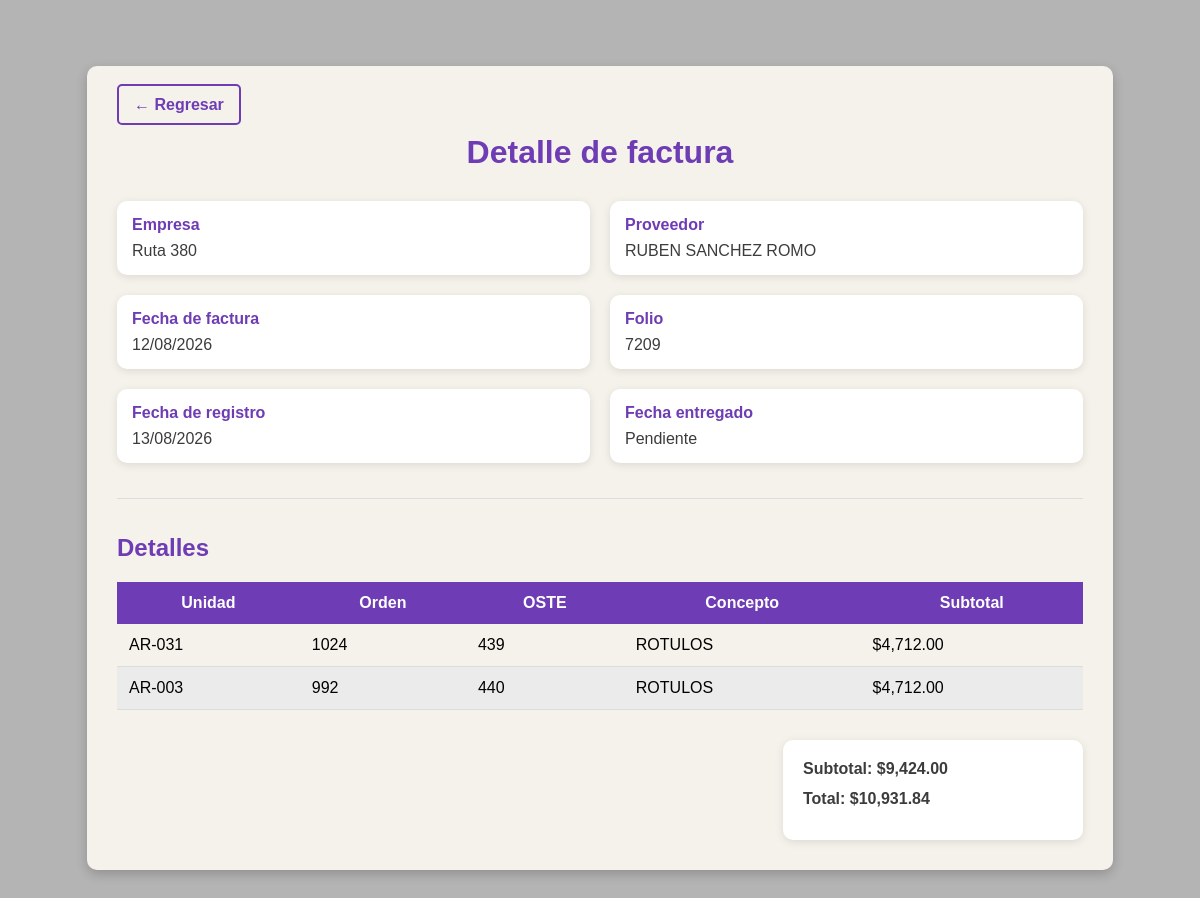
Screenshot of /factura_detalle.php?id=417 (signed in) with the database file from the repository.
### tables this page shows
CREATE TABLE `factura` (
  `id` int(11) NOT NULL,
  `id_empresa` int(11) NOT NULL,
  `id_provedor` int(11) NOT NULL,
  `folio` varchar(20) NOT NULL,
  `fecha` date NOT NULL,
  `total` decimal(10,2) NOT NULL,
  `estado` int(11) NOT NULL DEFAULT 0,
  `fecha_registro` date NOT NULL,
  `fecha_entregado` date DEFAULT NULL
);

CREATE TABLE `empresa` (
  `id` int(11) NOT NULL,
  `nombre` varchar(255) NOT NULL,
  `eliminado` int(1) NOT NULL DEFAULT 0
);

CREATE TABLE `provedores` (
  `id` int(11) NOT NULL,
  `nombre` varchar(255) NOT NULL,
  `irs` int(11) NOT NULL DEFAULT 0,
  `eliminado` int(1) NOT NULL DEFAULT 0
);

CREATE TABLE `detalle_factura` (
  `id` int(11) NOT NULL,
  `concepto` varchar(255) NOT NULL,
  `subtotal` decimal(10,2) NOT NULL,
  `id_autobus` int(11) DEFAULT NULL,
  `id_factura` int(11) NOT NULL,
  `oste` varchar(20) DEFAULT NULL,
  `orden` varchar(20) DEFAULT NULL
);

CREATE TABLE `autobus` (
  `id` int(11) NOT NULL,
  `unidad` varchar(255) NOT NULL,
  `id_empresa` int(11) NOT NULL,
  `eliminado` int(1) NOT NULL DEFAULT 0
);

### factura_detalle.php (the view, shortened to what this page needs)
<?php
$con = conecta();
$id = isset($_GET['id']) ? intval($_GET['id']) : 0;
$sql = "SELECT
            f.*,
            e.nombre AS empresa,
            p.nombre AS proveedor
        FROM factura f
        INNER JOIN empresa e ON f.id_empresa = e.id
        INNER JOIN provedores p ON f.id_provedor = p.id
        WHERE f.id = $id";
$res = $con->query($sql);
$factura = $res->fetch_assoc();
$sql = "SELECT
            d.*,
            a.unidad
        FROM detalle_factura d
        LEFT JOIN autobus a ON d.id_autobus = a.id
        WHERE d.id_factura = $id
        ORDER BY d.id";
$resDetalles = $con->query($sql);
?>
<!DOCTYPE html>
<html lang="es">
<head>
    <link rel="stylesheet" href="css/factura_detalle.css">
</head>
<body>
<div class="contenedor">
    <div class="barra">
        <a href="facturas.php" class="btnRegresar">← Regresar</a>
    </div>
    <h1>Detalle de factura</h1>
    <div class="info">
        <div class="campo">
            <label>Empresa</label>
            <span><?= htmlspecialchars($factura['empresa']) ?></span>
        </div>
        <div class="campo">
            <label>Proveedor</label>
            <span><?= htmlspecialchars($factura['proveedor']) ?></span>
        </div>
        <div class="campo">
            <label>Fecha de factura</label>
            <span><?= date('d/m/Y', strtotime($factura['fecha'])) ?></span>
        </div>
        <div class="campo">
            <label>Folio</label>
            <span><?= htmlspecialchars($factura['folio']) ?></span>
        </div>
        <div class="campo">
            <label>Fecha de registro</label>
            <span><?= date('d/m/Y', strtotime($factura['fecha_registro'])) ?></span>
        </div>
        <div class="campo">
            <label>Fecha entregado</label>
            <span>
                <?php
                if(
                    $factura['fecha_entregado'] &&
                    $factura['fecha_entregado'] != '0000-00-00'
                ){
                    echo date('d/m/Y', strtotime($factura['fecha_entregado']));
                } else {
                    echo 'Pendiente';
                }
                ?>
            </span>
        </div>
    </div>
    <hr>
    <h2>Detalles</h2>
    <table>
        <thead>
            <tr>
                <th>Unidad</th>
                <th>Orden</th>
                <th>OSTE</th>
                <th>Concepto</th>
                <th>Subtotal</th>
            </tr>
        </thead>
        <tbody>
        <?php
        $subtotal = 0;
        while($d = $resDetalles->fetch_assoc()){
            $subtotal += $d['subtotal'];
        ?>
            <tr>
                <td>
                    <?= $d['unidad'] ? htmlspecialchars($d['unidad']) : '-----' ?>
                </td>
                <td><?= htmlspecialchars($d['orden']) ?></td>
                <td><?= htmlspecialchars($d['oste']) ?></td>
                <td><?= htmlspecialchars($d['concepto']) ?></td>
                <td>
                    $<?= number_format($d['subtotal'], 2) ?>
                </td>
            </tr>
        <?php } ?>
        </tbody>
    </table>
    <div class="totales">
        <p>
            Subtotal:
            <span>$<?= number_format($subtotal, 2) ?></span>
        </p>
        <p>
            Total:
            <span>$<?= number_format($factura['total'], 2) ?></span>
        </p>
    </div>
</div>
</body>
</html>

### css/factura_detalle.css (style rules this page uses)
* { margin: 0; padding: 0; box-sizing: border-box; font-family: Arial, Helvetica, sans-serif; }
body { background-color: rgb(180, 180, 180); min-height: 100vh; padding: 30px; margin: 3% 0; }
.contenedor { width: 90%; margin: auto; background-color: rgb(245, 242, 235); border-radius: 10px; padding: 30px; box-shadow: 0px 4px 12px rgba(0, 0, 0, .2); }
h1 { text-align: center; color: rgb(110, 60, 180); margin-bottom: 30px; }
h2 { color: rgb(110, 60, 180); margin-bottom: 20px; }
hr { margin: 35px 0; border: 0; border-top: 1px solid rgb(220, 220, 220); }
.info { display: grid; grid-template-columns: 1fr 1fr; gap: 20px; }
.campo { background-color: white; padding: 15px; border-radius: 10px; box-shadow: 0px 2px 8px rgba(0, 0, 0, .1); }
.campo label { display: block; margin-bottom: 8px; color: rgb(110, 60, 180); font-weight: bold; }
.campo span { color: rgb(60, 60, 60); }
table { width: 100%; border-collapse: collapse; margin-top: 20px; }
th { background-color: rgb(110, 60, 180); color: white; padding: 12px; font-weight: bold; }
td { padding: 12px; border-bottom: 1px solid rgb(220, 220, 220); }
tr:nth-child(even) { background-color: rgb(235, 235, 235); }
.totales { width: 300px; margin-top: 30px; margin-left: auto; background-color: white; padding: 20px; border-radius: 10px; box-shadow: 0px 2px 8px rgba(0, 0, 0, .1); }
.totales p { margin-bottom: 12px; font-weight: bold; color: rgb(60, 60, 60); }
.barra { margin-bottom: 20px; }
.btnRegresar { text-decoration: none; color: rgb(110, 60, 180); border: 2px solid rgb(110, 60, 180); padding: 10px 15px; border-radius: 5px; font-weight: bold; transition: .2s; }

### rows the page displays
factura: id_empresa.nombre "Ruta 380", id_provedor.nombre "RUBEN SANCHEZ ROMO", fecha "12/08/2026", folio "7209", fecha_registro "13/08/2026", total "10,931.84"
detalle_factura: id_autobus.unidad "AR-031", orden "1024", oste "439", concepto "ROTULOS", subtotal "4,712.00"
detalle_factura: id_autobus.unidad "AR-003", orden "992", oste "440", concepto "ROTULOS", subtotal "4,712.00"

### other values shown
$subtotal "9,424.00"
